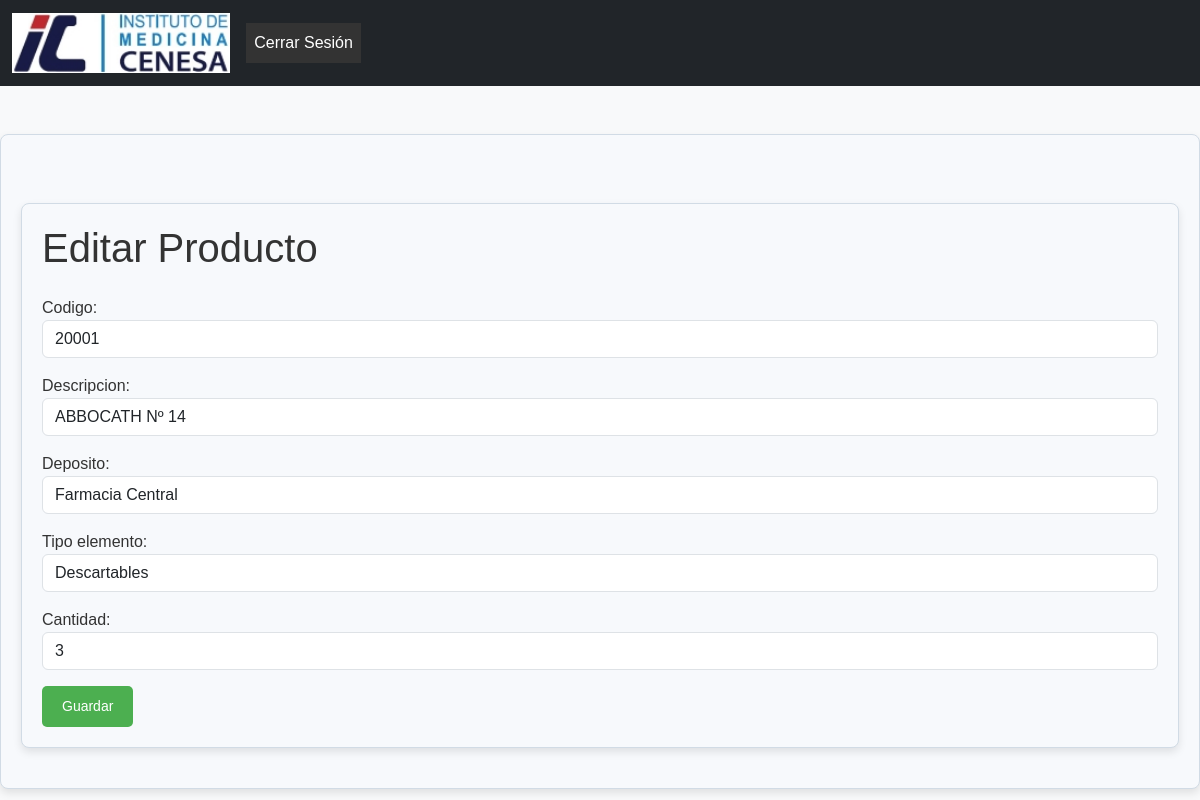
The app's page /editar-producto/20001/, older data.
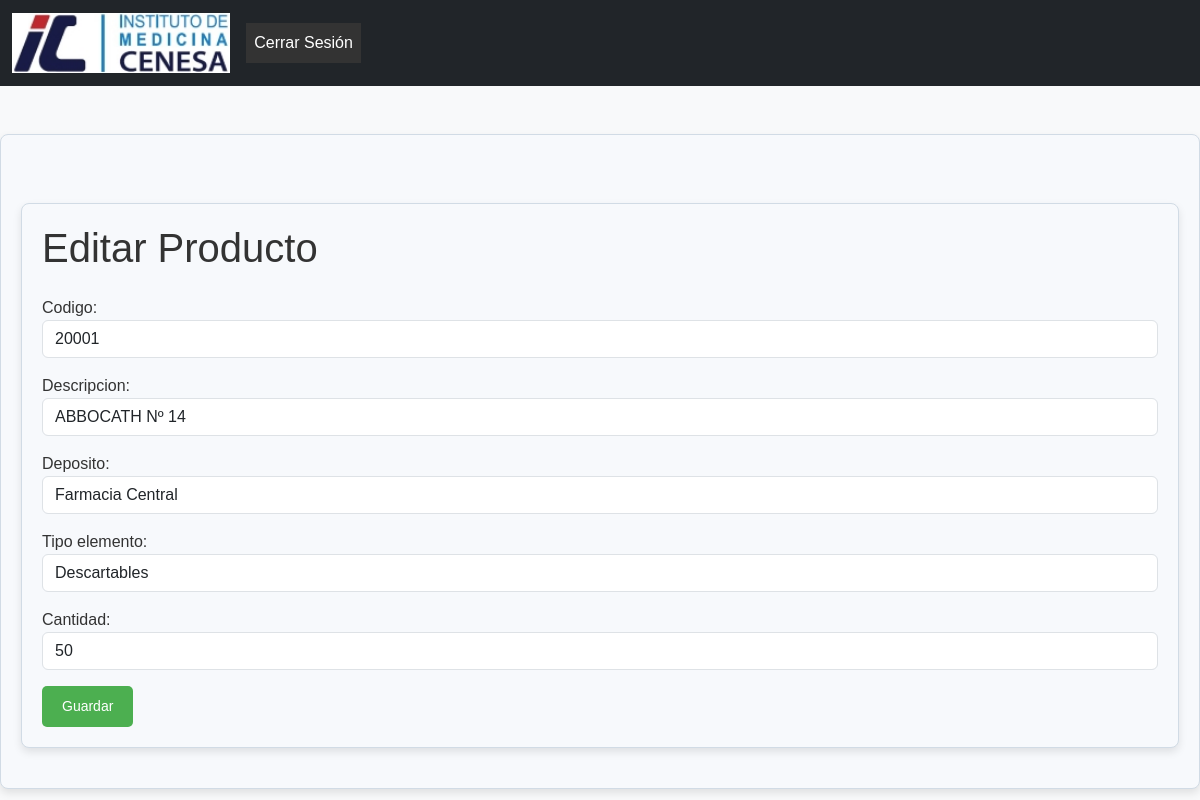
The same page, newer data.
### formularios/models.py (models this page shows, shortened)
class Stock(models.Model):
    codigo = models.CharField(max_length=100, unique=True)
    descripcion = models.CharField(max_length=255)
    deposito = models.CharField(max_length=255)
    tipo_elemento = models.CharField(max_length=255)
    cantidad = models.DecimalField(max_digits=10, decimal_places=0)

### formularios/views.py (the view)
# urls.py: path('editar-producto/<str:codigo>/', views.editar_producto, name='editar_producto'),
def editar_producto(request, codigo):
    producto = get_object_or_404(Stock, codigo=codigo)
    if request.method == 'POST':
        form = StockForm(request.POST, instance=producto)
        if form.is_valid():
            form.save()
            return redirect('listar_stock')
    else:
        form = StockForm(instance=producto)
    return render(request, 'farmacia/editar_producto.html', {'form': form})

### formularios/forms.py
class StockForm(forms.ModelForm):
    class Meta:
        model = Stock
        fields = ['codigo', 'descripcion', 'deposito', 'tipo_elemento', 'cantidad']
        widgets = {
            'codigo': forms.TextInput(attrs={'class': 'form-control'}),
            'descripcion': forms.TextInput(attrs={'class': 'form-control'}),
            'deposito': forms.TextInput(attrs={'class': 'form-control'}),
            'tipo_elemento': forms.TextInput(attrs={'class': 'form-control'}),
            'cantidad': forms.NumberInput(attrs={'class': 'form-control'}),
        }

### formularios/templates/farmacia/editar_producto.html (shortened to what this page needs)
{% extends 'base.html' %}
{% block content %}
<div class="container mt-5">
    <h1 class="mb-4">Editar Producto</h1>
    <form method="post">
        <div class="mb-3">
            {{ form.as_p }}
        </div>
        <button type="submit" class="btn btn-primary">Guardar</button>
    </form>
</div>
{% endblock %}

### formularios/templates/base.html (shortened to what this page needs)
<!DOCTYPE html>
<html lang="es">
<head>
    {% load static %}
    <link href="https://cdn.jsdelivr.net/npm/bootstrap@5.3.0-alpha1/dist/css/bootstrap.min.css" rel="stylesheet">
    <link rel="stylesheet" href="{% static 'css/styles.css' %}">
</head>
<body>
    <header>
        <nav class="navbar navbar-expand-lg navbar-dark bg-dark">
            <div class="container-fluid">
                <a class="navbar-brand" href="{% url 'home' %}">
                    <img src="{% static 'images/logoNV.jpg' %}" alt="CENESA" height="60">
                </a>
                <div class="collapse navbar-collapse" id="navbarNav">
                    <ul class="navbar-nav">
                        <li class="nav-item">
                            <a class="nav-link" href="{% url 'logout' %}">Cerrar Sesión</a>
                        </li>
                    </ul>
                </div>
            </div>
        </nav>
    </header>
    <main class="container mt-5">
        {% block content %}
        {% endblock %}
    </main>
</body>
</html>

### formularios/static/css/styles.css (style rules this page uses)
body { font-family: 'Poppins', sans-serif; background-color: #f8f9fa; color: #333; margin: 0; padding: 0; }
header nav ul { list-style: none; padding: 0; margin: 0; display: flex; flex-wrap: wrap; background-color: #333; }
header nav ul li { margin: 0; padding: 0; }
header nav ul li a { color: white; padding: 15px 20px; text-decoration: none; display: block; text-align: center; }
.navbar { background-color: #c0392b; }
.navbar-brand, .nav-link { color: #fff !important; }
.container { background-color: #f7f9fc; border: 1px solid #d1dbe5; border-radius: 8px; box-shadow: 0 4px 8px rgba(0, 0, 0, 0.1); padding: 20px; margin: 20px auto; max-width: 1200px; }
.btn { background-color: #3498db; color: #fff; padding: 10px 20px; border-radius: 5px; border: none; cursor: pointer; font-size: 14px; text-align: center; text-decoration: none; display: inline-block; transition: background-color 0.3s ease; }
html, body { height: 100%; }
button.btn-primary { background-color: #4CAF50; border-color: #4CAF50; }

Row changes from the older to the newer data that the page shows:
changed Stock "ABBOCATH Nº 14": cantidad "3" → "50"
